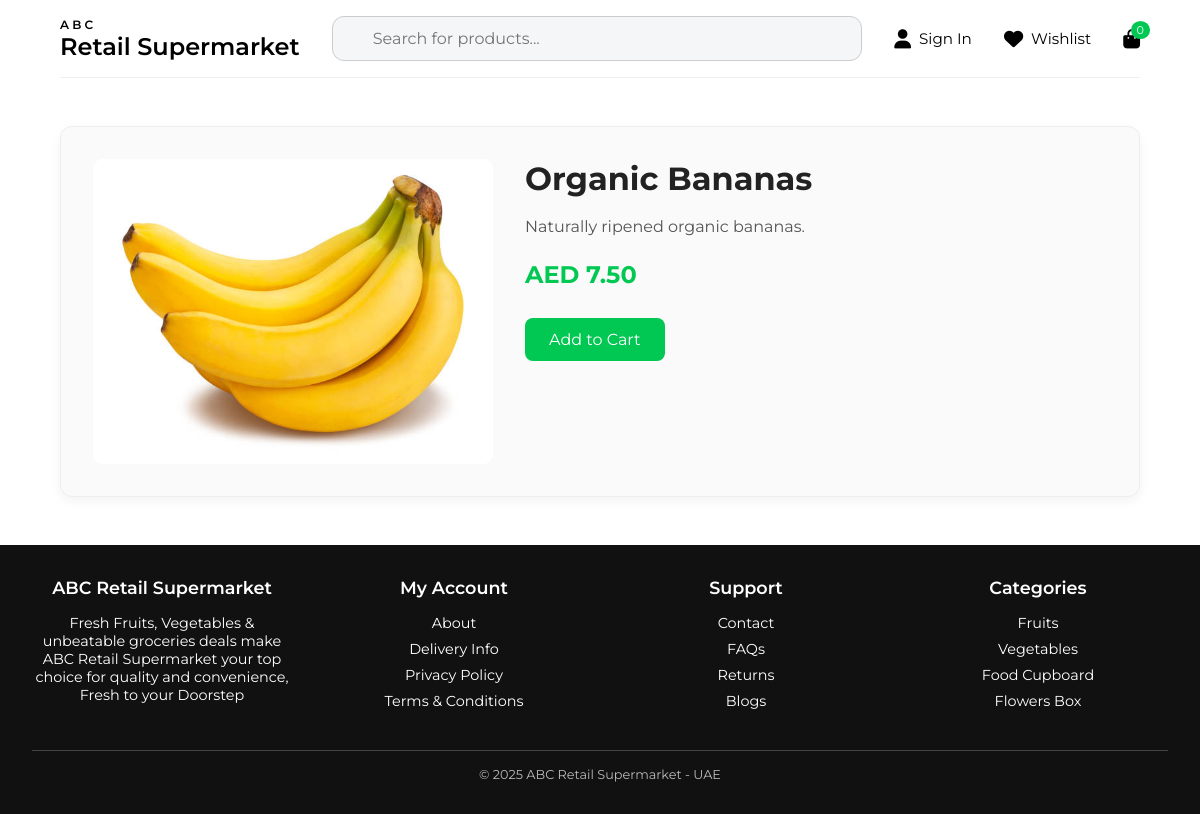
/product.php?id=2, run on the app's committed database.
### tables this page shows
CREATE TABLE `products` (
  `id` int(11) NOT NULL,
  `name` varchar(255) NOT NULL,
  `description` text DEFAULT NULL,
  `price` decimal(10,2) NOT NULL,
  `image` varchar(255) NOT NULL,
  `category` varchar(50) NOT NULL,
  `category_id` int(11) NOT NULL
);

### php/functions.php (called while the page is built, shortened)
<?php
function isLoggedIn() {
  return isset($_SESSION['user_id']);
}
function cartItemCount() {
  if (!isset($_SESSION['cart'])) return 0;
  return array_sum($_SESSION['cart']);
}
?>

### product.php (the view, shortened to what this page needs)
<?php
include 'php/db.php';
include 'php/functions.php';
$id = intval($_GET['id']);
$stmt = $pdo->prepare('SELECT * FROM products WHERE id = ?');
$stmt->execute([$id]);
$product = $stmt->fetch();
?>
<!DOCTYPE html>
<html lang="en">
<head>
<link rel="stylesheet" href="css/styles.css" />
  <link rel="stylesheet" href="https://cdnjs.cloudflare.com/ajax/libs/font-awesome/6.4.0/css/all.min.css" />
</head>
<body>
<header class="container">
  <div class="logo">
    <span>ABC</span>
    <a href="index.php">Retail Supermarket</a>
  </div>
  <div class="search-bar" style="position: relative; flex-grow: 1; margin: 0 2rem;">
    <form id="search-form" action="search.php" method="GET" style="width: 100%;" autocomplete="off">
      <input type="text" id="search-input" name="query" placeholder="Search for products..." required />
    </form>
  </div>
  <div class="header-icons">
    <?php if (!isLoggedIn()): ?>
      <a href="login.php"><i class="fas fa-user"></i> Sign In</a>
    <?php else: ?>
      <span>Hi, <?php echo htmlspecialchars($_SESSION['username']); ?></span>
      <a href="logout.php"><i class="fas fa-sign-out-alt"></i> Logout</a>
    <?php endif; ?>
    <a href="wishlist.php"><i class="fas fa-heart"></i> Wishlist</a>
    <a href="cart.php" class="cart-icon">
      <i class="fas fa-shopping-bag"></i>
      <span class="cart-badge"><?php echo cartItemCount(); ?></span>
    </a>
  </div>
</header>
<main class="container">
  <div class="product-detail">
    <img src="images/<?php echo htmlspecialchars($product['image']); ?>" alt="<?php echo htmlspecialchars($product['name']); ?>" />
    <div>
      <h2><?php echo htmlspecialchars($product['name']); ?></h2>
      <p><?php echo nl2br(htmlspecialchars($product['description'])); ?></p>
      <p class="price">AED <?php echo number_format($product['price'], 2); ?></p>
      <form class="add-to-cart-form">
  <button type="submit" name="add_to_cart">Add to Cart</button>
</form>
    </div>
  </div>
</main>
<footer>
  <div class="footer-container">
    <div class="footer-column">
      <h4>ABC Retail Supermarket</h4>
      <p>Fresh Fruits, Vegetables & unbeatable groceries deals make ABC Retail Supermarket your top choice for quality and convenience, Fresh to your Doorstep</p>
    </div>
    <div class="footer-column">
      <h4>My Account</h4>
      <ul>
        <li><a href="#">About</a></li>
        <li><a href="#">Delivery Info</a></li>
        <li><a href="#">Privacy Policy</a></li>
        <li><a href="#">Terms & Conditions</a></li>
      </ul>
    </div>
    <div class="footer-column">
      <h4>Support</h4>
      <ul>
        <li><a href="#">Contact</a></li>
        <li><a href="#">FAQs</a></li>
        <li><a href="#">Returns</a></li>
        <li><a href="#">Blogs</a></li>
      </ul>
    </div>
    <div class="footer-column">
      <h4>Categories</h4>
      <ul>
        <li><a href="#">Fruits</a></li>
        <li><a href="#">Vegetables</a></li>
        <li><a href="#">Food Cupboard</a></li>
        <li><a href="#">Flowers Box</a></li>
      </ul>
    </div>
  </div>
  <div class="footer-bottom">
    <p>&copy; 2025 ABC Retail Supermarket - UAE</strong></p>
  </div>
</footer>
</body>
</html>

### css/styles.css (style rules this page uses)
* { box-sizing: border-box; margin: 0; padding: 0; font-family: 'Montserrat', sans-serif; }
body { background-color: #fff; color: #4a4a4a; min-height: 100vh; display: flex; flex-direction: column; }
.container { width: 90%; max-width: 1200px; margin: auto; }
header { background: #244126; color: white; padding: 1rem 2rem; display: flex; justify-content: space-between; align-items: center; }
footer { background: #244126; color: white; text-align: center; padding: 1rem 2rem; margin-top: auto; font-size: 0.9rem; }

### product.php (style rules this page uses)
* { box-sizing: border-box; margin: 0; padding: 0; font-family: 'Montserrat', sans-serif; }
body { background-color: #fff; color: #4a4a4a; min-height: 100vh; display: flex; flex-direction: column; }
.container { width: 90%; max-width: 1400px; margin: auto; }
.product-detail { display: flex; flex-wrap: wrap; gap: 2rem; margin: 3rem auto; align-items: flex-start; border: 1px solid #eee; border-radius: 12px; padding: 2rem; background-color: #fafafa; box-shadow: 0 4px 12px rgba(0, 0, 0, 0.05); }
.product-detail img { width: 100%; max-width: 400px; border-radius: 10px; object-fit: cover; flex: 1 1 350px; background: #fff; }
.product-detail > div { flex: 1 1 400px; }
.product-detail h2 { font-size: 2rem; margin-bottom: 1rem; color: #222; }
.product-detail p { line-height: 1.6; margin-bottom: 1rem; color: #555; }
.product-detail .price { font-size: 1.5rem; color: #00c853; font-weight: bold; margin-bottom: 1.5rem; }
.product-detail form button { padding: 0.75rem 1.5rem; font-size: 1rem; background-color: #00c853; color: white; border: none; border-radius: 8px; cursor: pointer; transition: background-color 0.3s ease; }
header { background: #fff; color: #000; padding: 1rem 0; display: flex; align-items: center; justify-content: space-between; border-bottom: 1px solid #eee; }
.logo { font-weight: 600; text-align: left; }
.logo span { display: block; font-size: 0.75rem; letter-spacing: 0.2rem; }
.logo a { text-decoration: none; color: #000; font-size: 1.5rem; }
.search-bar { flex-grow: 1; margin: 0 2rem; display: flex; align-items: center; }
.search-bar input { width: 100%; padding: 0.75rem 1rem 0.75rem 2.5rem; border-radius: 12px; border: 1px solid #ccc; background-color: #f5f6f7; font-size: 1rem; background-image: url('https://cdn-icons-png.flaticon.com/512/622/622669.png'); background-size: 16px; background-repeat: no-repeat; background-position: 10px center; }
.header-icons { display: flex; align-items: center; gap: 2rem; font-size: 0.95rem; }
.header-icons a { color: #000; text-decoration: none; display: flex; align-items: center; gap: 0.5rem; }
.header-icons a i { font-size: 1.2rem; }
.cart-icon { position: relative; }
.cart-badge { position: absolute; top: -8px; right: -10px; background: #00c853; color: white; border-radius: 50%; font-size: 0.7rem; padding: 2px 6px; }
footer { background: #111; color: #fff; font-size: 0.9rem; padding: 2rem; margin-top: auto; }
footer .footer-container { display: flex; flex-wrap: wrap; justify-content: space-between; gap: 2rem; max-width: 1400px; margin: auto; }
footer .footer-column { flex: 1 1 200px; }
footer .footer-column h4 { margin-bottom: 1rem; font-size: 1.1rem; font-weight: 600; }
footer .footer-column ul { list-style: none; }
footer .footer-column ul li { margin-bottom: 0.5rem; }
footer .footer-column ul li a { color: #fff; text-decoration: none; }
.footer-bottom { text-align: center; margin-top: 2rem; border-top: 1px solid #444; padding-top: 1rem; font-size: 0.8rem; color: #bbb; }

### data on the page
products: image (picture), name "Organic Bananas", description "Naturally ripened organic bananas.", price "7.50"

### other printed values
cartItemCount() "0"
